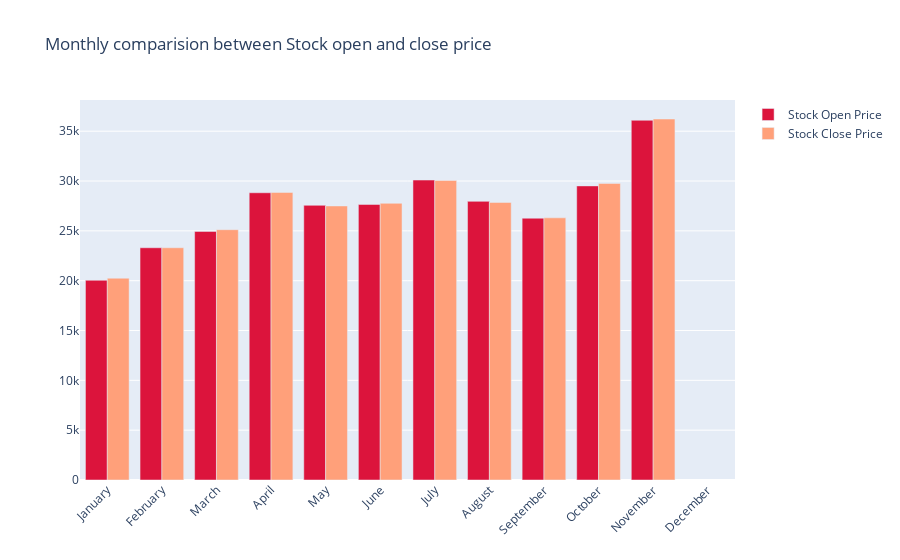
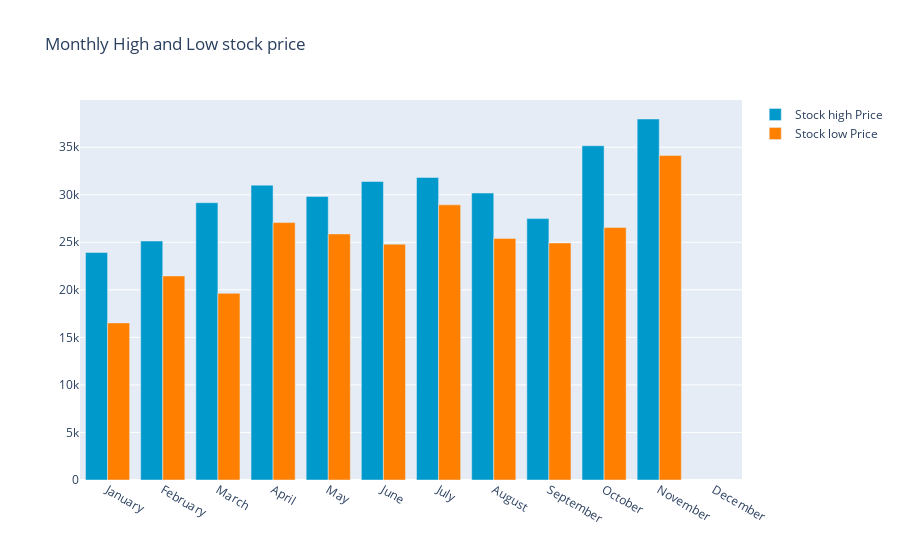

Here is the notebook cell these charts were saved with, in order:
### Markdown cell above
#### In 2023

### Code cell
# BTC
data_yearly(btc_data, 2023, 2024)

### Figure 1 — Plotly figure (JSON) as saved in the notebook; plotly's stock layout.template omitted (floating-point values rounded to 4 significant figures)
{"data": [{"marker": {"color": "crimson"}, "name": "Stock Open Price", "type": "bar", "x": ["January", "February", "March", "April", "May", "June", "July", "August", "September", "October", "November", "December"], "y": [20040.0, 23300.0, 24950.0, 28820.0, 27560.0, 27650.0, 30100.0, 27960.0, 26270.0, 29510.0, 36100.0, null]}, {"marker": {"color": "lightsalmon"}, "name": "Stock Close Price", "type": "bar", "x": ["January", "February", "March", "April", "May", "June", "July", "August", "September", "October", "November", "December"], "y": [20250.0, 23300.0, 25120.0, 28860.0, 27500.0, 27760.0, 30060.0, 27850.0, 26310.0, 29760.0, 36220.0, null]}], "layout": {"barmode": "group", "title": {"text": "Monthly comparision between Stock open and close price"}, "xaxis": {"tickangle": -45}}}

### Figure 2 — Plotly figure (JSON) as saved in the notebook; plotly's stock layout.template omitted (floating-point values rounded to 4 significant figures)
{"data": [{"marker": {"color": "rgb(0, 153, 204)"}, "name": "Stock high Price", "type": "bar", "x": ["January", "February", "March", "April", "May", "June", "July", "August", "September", "October", "November", "December"], "y": [23920.0, 25130.0, 29160.0, 31010.0, 29820.0, 31390.0, 31810.0, 30180.0, 27490.0, 35150.0, 37960.0, null]}, {"marker": {"color": "rgb(255, 128, 0)"}, "name": "Stock low Price", "type": "bar", "x": ["January", "February", "March", "April", "May", "June", "July", "August", "September", "October", "November", "December"], "y": [16520.0, 21460.0, 19630.0, 27070.0, 25880.0, 24800.0, 28930.0, 25410.0, 24930.0, 26560.0, 34130.0, null]}], "layout": {"barmode": "group", "title": {"text": " Monthly High and Low stock price"}}}
